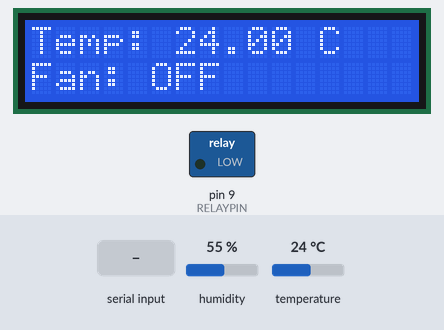
Simulated run of this sketch. Board: Arduino Uno, built with avr-gcc and run on an emulated ATmega328P. Shown: 16×2 character LCD, switched loads named in the sketch (green lamp = pin HIGH). The test bench sets the inputs (shaded band); at power-on: temperature 24 °C, humidity 55 %.

Above: at 1.2 s.
1.3 s: "1" received over the second serial link
2.8 s: temperature set to 12 °C
At 5.0 s:
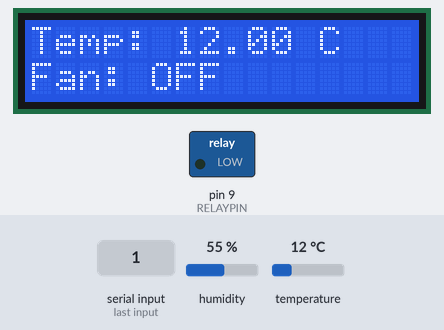
5.5 s: temperature set to 19 °C
At 6.7 s:
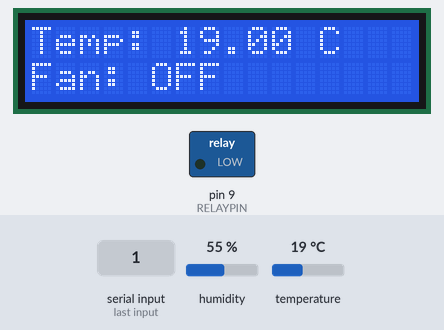
7.5 s: temperature set to 28 °C
At 8.4 s:
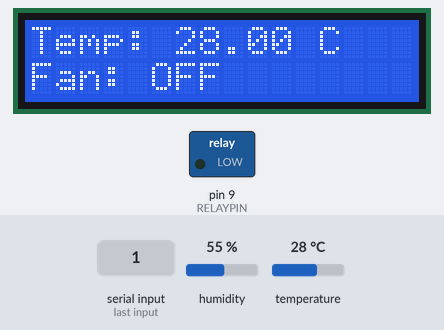
Timing chart, 0 to 10.5 s (numbered marks = the images above; inputs shaded):
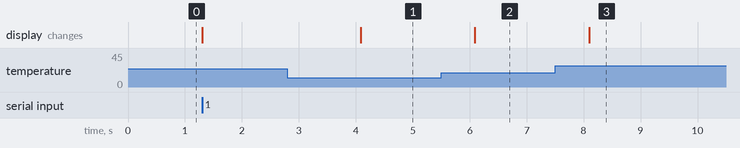

Measured:
- after the input at 2.8 s, the display: changes after 1.3 s (image 1)
- after the input at 5.5 s, the display: changes after 0.59 s (image 2)
- after the input at 7.5 s, the display: changes after 0.59 s (image 3)

The sketch:

ChatGPT.ino
```cpp
#include <DHT.h>
#include <LiquidCrystal.h>
#include <SoftwareSerial.h>

// Pinovi za LCD displej
LiquidCrystal lcd(7, 6, 5, 4, 3, 2);

// Pin i inicijalizacija za DHT22 senzor
#define DHTPIN 8
#define DHTTYPE DHT22
DHT dht(DHTPIN, DHTTYPE);

// Pin od releja
int RELAYPIN = 9;

// Pinovi za Bluetooth modul
SoftwareSerial bt(10, 11); //Definiranje SoftwareSerial objekta

void setup() {
  // Inicijalizacija LCD displeja
  lcd.begin(16, 2);

  // Inicijalizacija Bluetooth modula
  bt.begin(9600);

  // Inicijalizacija DHT senzora
  dht.begin();

  // Postavljanje relej pina kao izlaznog pina
  pinMode(RELAYPIN, OUTPUT);

  // Pocetno stanje releja (ugasen)
  digitalWrite(RELAYPIN, LOW);
}

void loop() {
  // Citaj temperaturu i vlagu sa DHT senzora
  float temperatura = dht.readTemperature();

  // Proveri da li je citanje uspesno
  if (isnan(temperatura)) {
    lcd.print("Error");
    return;
  }

  // Ispisi temperaturu na LCD displej
  lcd.setCursor(0, 0);
  lcd.print("Temp: ");
  lcd.print(temperatura);
  lcd.print(" C");

  // Proveri da li je temperatura veca od 50 stepeni
  if (temperatura > 50) {
    // Ukljuci relej
    digitalWrite(RELAYPIN, HIGH);
    lcd.setCursor(0, 1);
    lcd.print("Fan: ON");
  } else {
    // Iskljuci relej
    digitalWrite(RELAYPIN, LOW);
    lcd.setCursor(0, 1);
    lcd.print("Fan: OFF");
  }

  // Proveri da li je stigao Bluetooth podatak
  if (bt.available()) {
    char command = bt.read();

    // Proveri komandu sa Bluetooth-a
    if (command == '1') {
      // Ukljuci relej
      digitalWrite(RELAYPIN, HIGH);
      lcd.setCursor(0, 1);
      lcd.print("Fan: ON ");
    } else if (command == '0') {
      // Iskljuci relej
      digitalWrite(RELAYPIN, LOW);
      lcd.setCursor(0, 1);
      lcd.print("Fan: OFF");
    }
  }
}
```
